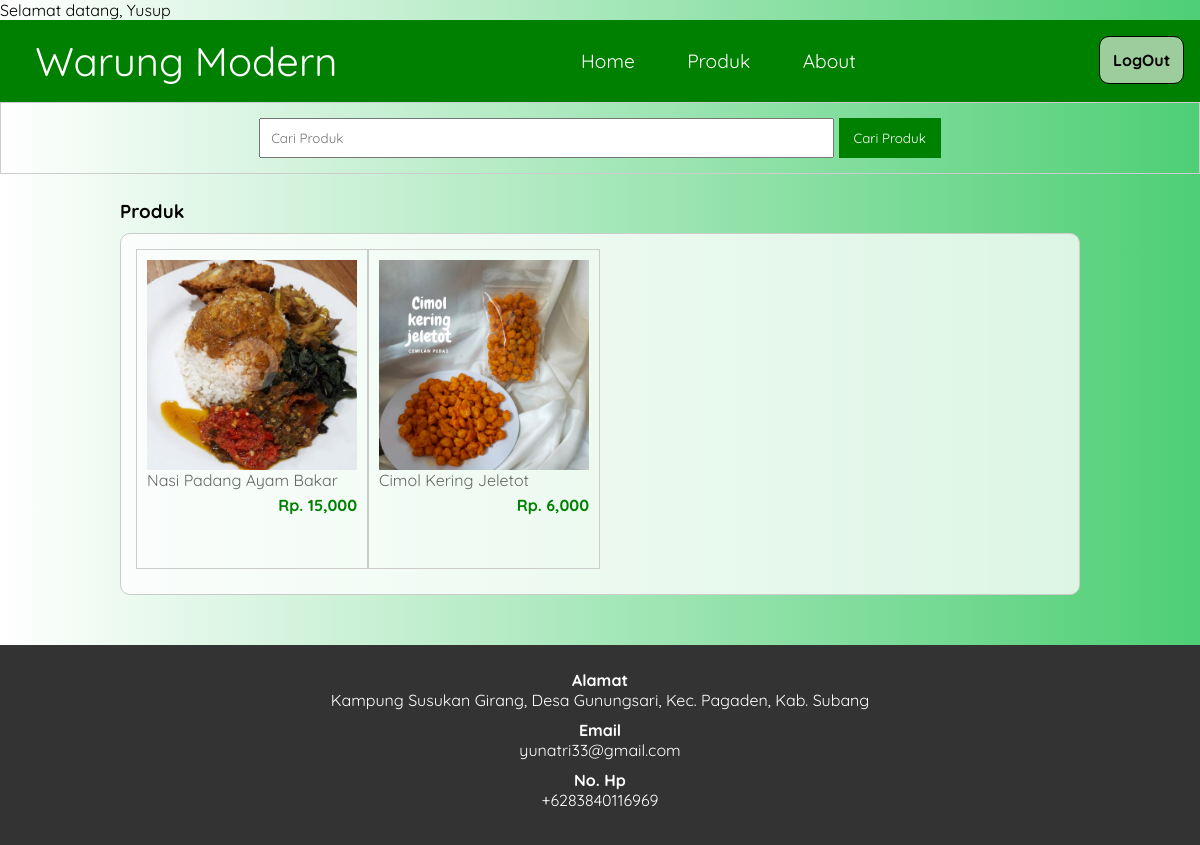
/produk2.php (signed in), run on the app's committed database.
### tables this page shows
CREATE TABLE `user` (
  `id` int(11) NOT NULL,
  `Nama` varchar(50) NOT NULL,
  `Email` varchar(50) NOT NULL,
  `username` varchar(100) NOT NULL,
  `password` varchar(100) NOT NULL
);

CREATE TABLE `tb_product` (
  `product_id` int(11) NOT NULL,
  `category_id` int(11) NOT NULL,
  `product_name` varchar(100) NOT NULL,
  `product_price` int(11) NOT NULL,
  `product_description` text NOT NULL,
  `product_image` varchar(100) NOT NULL,
  `product_status` tinyint(1) NOT NULL,
  `data_created` timestamp NOT NULL DEFAULT current_timestamp()
);

### produk2.php (the view, shortened to what this page needs)
<?php
	include 'db.php';
	$kontak = mysqli_query($conn, "SELECT admin_telp, admin_email, admin_address FROM tb_admin WHERE admin_id = 1");
	$a = mysqli_fetch_object($kontak);
	$user_id = $_SESSION['id'];
	$user = mysqli_query($conn, "SELECT * FROM user WHERE id = '$user_id'");
	if ($user) {
		$b = mysqli_fetch_object($user);
		echo "Selamat datang, " . $b->Nama;
	} else {
		echo "Data pengguna tidak ditemukan!";
	}
?>
<!DOCTYPE html>
<html>
<head>
	<link rel="stylesheet" type="text/css" href="css/style.css">
</head>
<body>
	<header>
		<div class="page-header">
		<div class="logo">
			<p>Warung Modern</p>
		</div>
		<div id="navigation-bar" class="nav-bar">
			<a href="index2.php" class="active">Home</a>
			<a href="produk2.php">Produk</a>
			<a href="about2.php">About</a>
		</div>
		<a href="keluarUser.php" onclick="return confirmLogout()" target="_blank"><div class="header-right"><button>LogOut</button></div></a>
		</div>
	</header>
	<div class="search">
		<div class="container">
			<form action="produk2.php">
				<input type="text" name="search" placeholder="Cari Produk" value="<?php echo $_GET['search'] ?>">
				<input type="submit" name="cari" value="Cari Produk">
			</form>
		</div>
	</div>
	<div class="section">
		<div class="container">
			<h3>Produk</h3>
			<div class="box">
				<?php
					$produk = mysqli_query($conn, "SELECT * FROM tb_product WHERE product_status = 1 $where ORDER BY product_id DESC");
					if(mysqli_num_rows($produk) > 0){
						while($p = mysqli_fetch_array($produk)){
				?>
					<a href="detail-produk2.php?id=<?php echo $p['product_id'] ?>">
						<div class="col-4">
							<img src="produk/<?php echo $p['product_image'] ?>">
							<p class="nama"><?php echo substr($p['product_name'], 0, 30) ?></p>
							<p class="harga">Rp. <?php echo number_format($p['product_price']) ?></p>
						</div>
					</a>
				<?php }}else{ ?>
					<p>Produk tidak ada</p>
				<?php } ?>
			</div>
		</div>
	</div>
	<div class="footer">
		<div class="container">
			<h4>Alamat</h4>
			<p><?php echo $a->admin_address ?></p>
			<h4>Email</h4>
			<p><?php echo $a->admin_email ?></p>
			<h4>No. Hp</h4>
			<p><?php echo $a->admin_telp ?></p>
		</div>
	</div>
</body>
</html>

### css/style.css (style rules this page uses)
* { padding:0; margin:0; font-family: 'Quicksand', sans-serif; }
body { background: linear-gradient(to left, rgba(34, 195, 82, 0.8), rgba(255, 255, 255, 0.8)); }
a { color: inherit; text-decoration: none; }
.page-header { background-color: #008000; padding: 1rem; display: flex; justify-content: space-between; }
.logo { color: white; align-self: center; margin-left: 1.2rem; font-size: 2.5rem; }
.nav-bar { margin: auto; }
.nav-bar a { color: white; padding: 1.5rem; cursor: pointer; text-decoration: none; font-size: 1.2rem; }
button { color: black; background-color: #9dcd9d; font-size: 1rem; font-weight: bold; border: 1px solid black; border-radius: 10px; padding: 0.8rem; }
.container { width: 80%; margin:0 auto; }
.container:after { content: ''; display: block; clear: both; }
.section { padding:25px 0; }
.box { background-color: rgba(255, 255, 255, 0.784); border:1px solid #ccc; padding:15px; box-sizing: border-box; margin:10px 0 25px 0; border-radius: 10px; }
.box:after { content: ''; display: block; clear: both; }
.search { padding:15px 0; border:1px solid #ccc; text-align: center; }
.search input[type=text] { width: 60%; padding:10px; }
.search input[type=submit] { padding:12px 15px; background-color: #008000; color:#fff; border:none; cursor: pointer; }
.col-4 { width:25%; height: 320px; border:1px solid #ccc; float: left; padding:10px; box-sizing: border-box; margin-bottom: 10px; }
.col-4 img { width: 100%; }
.col-4 .nama { color: #666; margin-bottom: 5px; }
.col-4 .harga { font-weight: bold; color:#008000; float: right; }
.footer { padding:25px 0; background-color: #333; color: #fff; text-align: center; }
.footer p { margin-bottom: 10px; }

### data on the page
user: Nama "Yusup"
tb_product: product_image (picture), product_name "Nasi Padang Ayam Bakar", product_price "15,000"
tb_product: product_image (picture), product_name "Cimol Kering Jeletot", product_price "6,000"

### other printed values
$a->admin_address "Kampung Susukan Girang, Desa Gunungsari, Kec. Pagaden, Kab. Subang"
$a->admin_email "yunatri33@gmail.com"
$a->admin_telp "+6283840116969"
